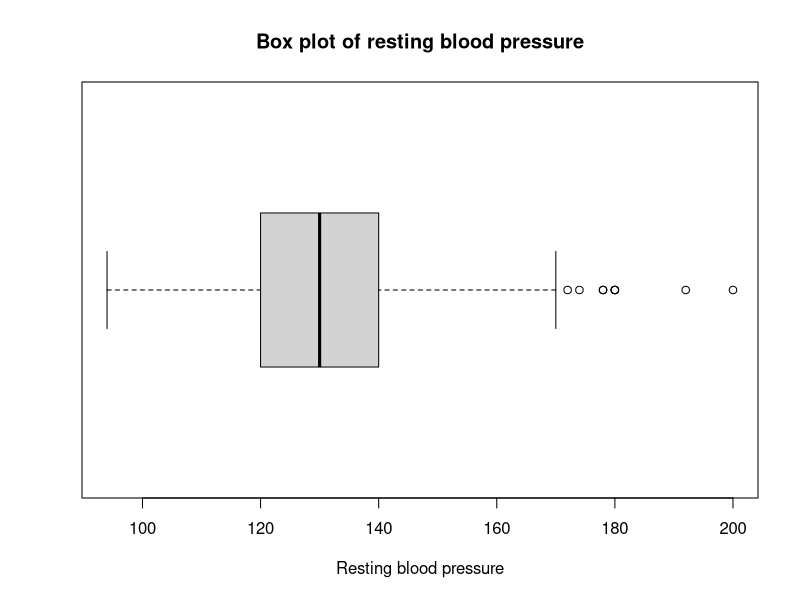
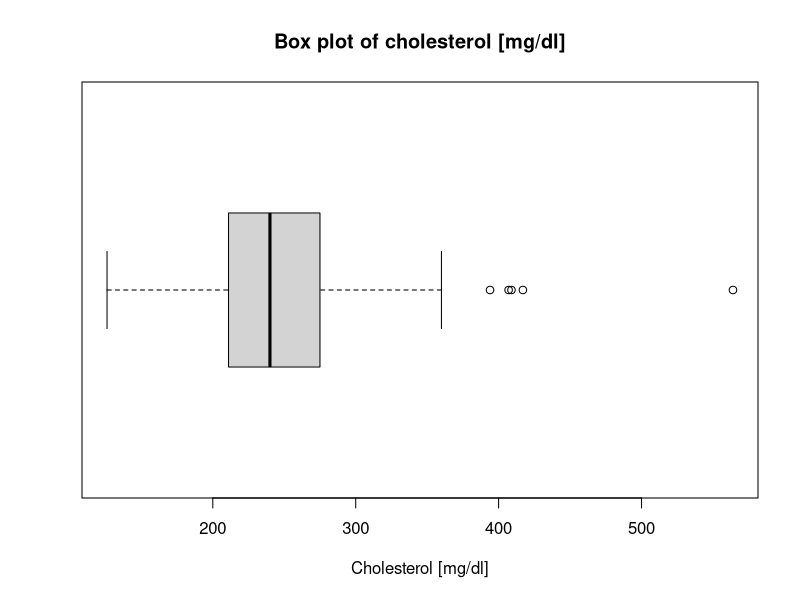
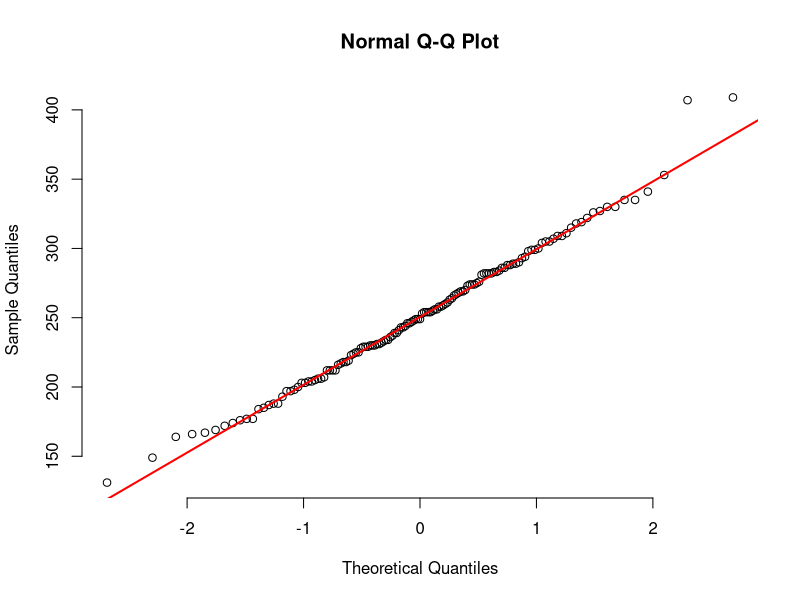
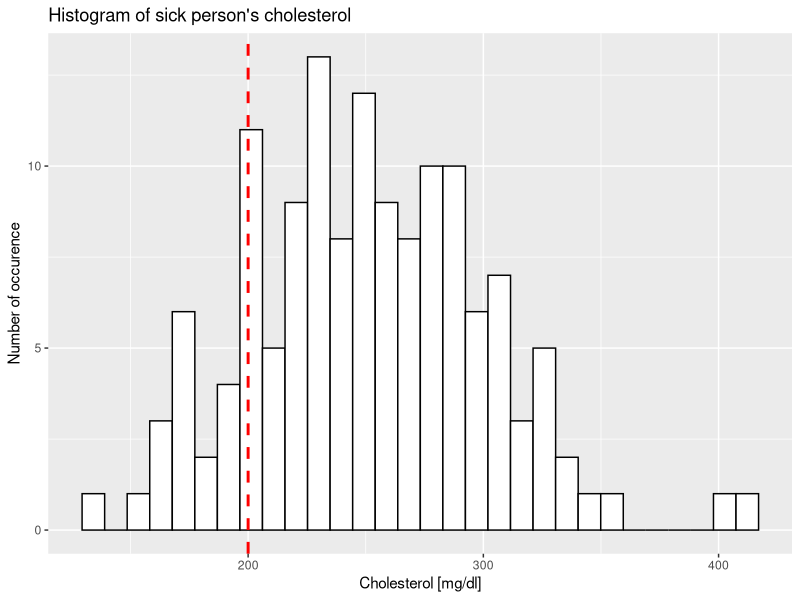
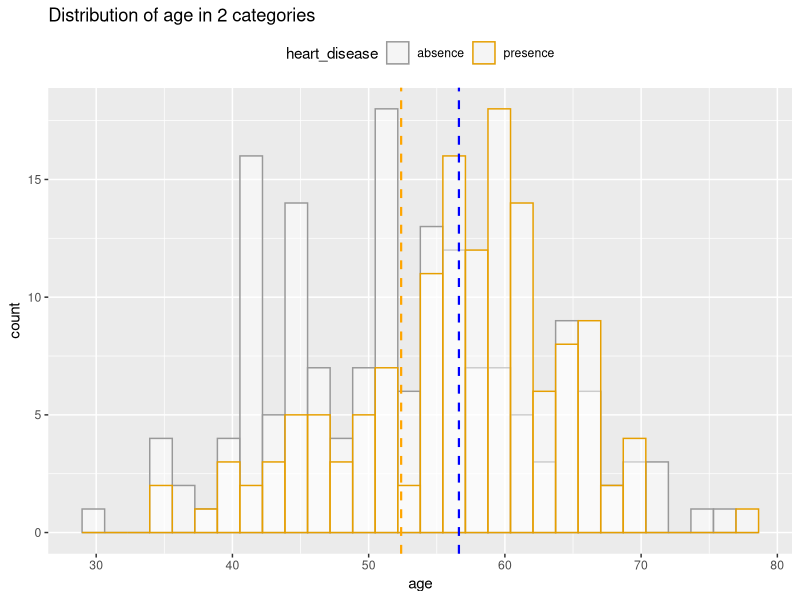
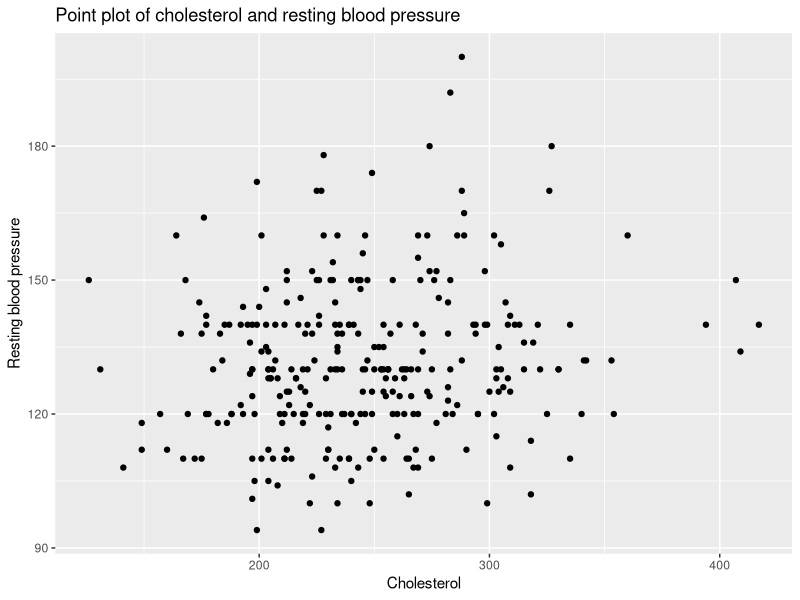

These charts were generated, in order, by the following R code:
## ---- chunk 1
library(tidyverse)
## ---- chunk 2
df = read.csv("heart_disease.csv")
head(df)
## ---- chunk 3
sum(is.na(df))
## ---- chunk 4
df = distinct(df)
## ---- chunk 5
summary(df)
## ---- chunk 6
boxplot(df$trestbps, main = "Box plot of resting blood pressure", xlab = "Resting blood pressure", horizontal = TRUE)
## ---- chunk 7
df%>% filter(trestbps > 175 & heart_disease == "absence")
## ---- chunk 8
df = df%>% filter(!(trestbps > 175 & heart_disease == "absence"))
## ---- chunk 9
boxplot(df$chol, main = "Box plot of cholesterol [mg/dl]", xlab = "Cholesterol [mg/dl]", horizontal = TRUE)
## ---- chunk 10
df%>%filter(chol == 564)
## ---- chunk 11
df = df%>% filter(!(chol==564))
## ---- chunk 12
count(df, sex)
## ---- chunk 13
count(df, cp)
## ---- chunk 14
count(df, heart_disease)
## ---- chunk 15
col_hd = df %>% filter(heart_disease == "presence")%>% select(chol)
## ---- chunk 16
qqnorm(unlist(col_hd), pch = 1, frame = FALSE)
qqline(unlist(col_hd), col = "red", lwd = 2)
## ---- chunk 17
t.test(unlist(col_hd), mu = 200, alternative = "greater")
## ---- chunk 18
qplot(unlist(col_hd)) + geom_histogram(color="black", fill="white") + geom_vline(aes(xintercept=200), color="red", linetype="dashed", size=1) + ggtitle("Histogram of sick person's cholesterol") + xlab("Cholesterol [mg/dl]") + ylab("Number of occurence")
## ---- chunk 19
age_heart_disease = df%>%
  filter(heart_disease == "presence")%>%
  select(age)

age_no_heart_disease = df%>%
  filter(heart_disease == "absence")%>%
  select(age)
## ---- chunk 20
var(unlist(age_heart_disease))
var(unlist(age_no_heart_disease))
## ---- chunk 21
shapiro.test(unlist(age_heart_disease))
## ---- chunk 22
wilcox.test(unlist(age_heart_disease), unlist(age_no_heart_disease), alternative = "greater")
## ---- chunk 23
ggplot(df, aes(x=age, color=heart_disease, fill = heart_disease)) + geom_histogram(fill="white", alpha=0.5, position="identity") + theme(legend.position="top") + scale_color_manual(values=c("#999999", "#E69F00", "#56B4E9")) + scale_fill_manual(values=c("#999999", "#E69F00", "#56B4E9")) +  geom_vline(aes(xintercept=mean(unlist(age_heart_disease))),
            color="blue", linetype="dashed", size=0.75) + geom_vline(aes(xintercept=mean(unlist(age_no_heart_disease))), color="orange", linetype="dashed", size=0.75) + ggtitle("Distribution of age in 2 categories")
## ---- chunk 24
n_men_hd = df%>% filter(sex == "male" & heart_disease == "presence") %>% nrow()
n_men_nhd =df%>% filter(sex == "male" & heart_disease == "absence") %>% nrow()
n_women_hd = df%>% filter(sex == "female" & heart_disease == "presence") %>% nrow()
n_women_nhd =df%>% filter(sex == "female" & heart_disease == "absence") %>% nrow()
## ---- chunk 25
sprintf("Number of mens having heart disease : %s .", n_men_hd)
sprintf("Number of mens not having heart disease : %s .", n_men_nhd)
sprintf("Number of womens having heart disease : %s .", n_women_hd)
sprintf("Number of womens  not having heart disease : %s .", n_women_nhd)
## ---- chunk 26
x = matrix(c(n_men_hd, n_men_nhd, n_women_hd, n_women_nhd), ncol = 2)
print(data.frame(x))
## ---- chunk 27
chisq.test(x)
## ---- chunk 28
cor.test(df$chol, df$trestbps)
## ---- chunk 29
ggplot(df, aes(x= chol, y = trestbps)) + geom_point() + ggtitle("Point plot of cholesterol and resting blood pressure") + xlab("Cholesterol") + ylab("Resting blood pressure")
## ---- chunk 30
prop.test(x = n_men_hd, n = n_men_hd + n_women_hd, p = 0.6)
## ---- chunk 31
kruskal.test(cp ~ oldpeak , data = df)
